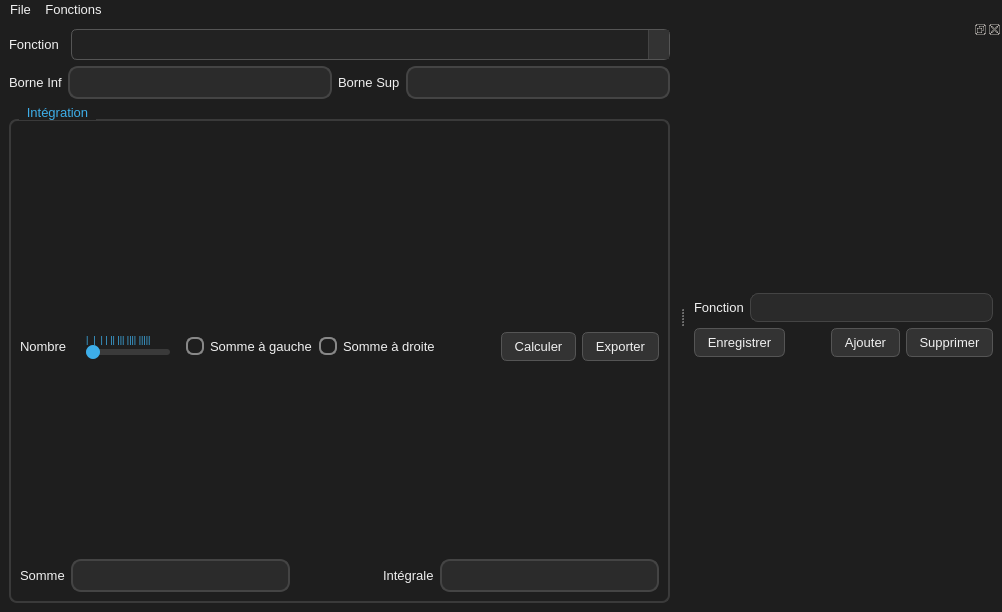
<?xml version="1.0" encoding="UTF-8"?>
<ui version="4.0">
 <class>MainWindow</class>
 <widget class="QMainWindow" name="MainWindow">
  <property name="geometry">
   <rect>
    <x>0</x>
    <y>0</y>
    <width>1002</width>
    <height>612</height>
   </rect>
  </property>
  <property name="minimumSize">
   <size>
    <width>700</width>
    <height>500</height>
   </size>
  </property>
  <property name="windowTitle">
   <string>MainWindow</string>
  </property>
  <property name="styleSheet">
   <string notr="true">/* ---------- GLOBAL BACKGROUND ---------- */
QWidget {
    background-color: #1e1e1e; /* main dark background */
    color: #f0f0f0;
    font-family: &quot;Segoe UI&quot;, &quot;Roboto&quot;, sans-serif;
    font-size: 10pt;
}

/* ---------- QGROUPBOX ---------- */
QGroupBox {
    border: 1.5px solid #3a3a3a;
    border-radius: 8px;
    margin-top: 14px;
    background-color: transparent;
    color: #f0f0f0;
    padding-top: 10px;
}
QGroupBox::title {
    subcontrol-origin: margin;
    subcontrol-position: top left;
    left: 10px;
    padding: 0 6px;
    background-color: #1e1e1e;
    color: #3daee9;
    font-weight: bold;
}

/* ---------- QPUSHBUTTON ---------- */
QPushButton {
    background-color: #333;
    border: 1px solid #555;
    border-radius: 6px;
    padding: 6px 12px;
    color: #f0f0f0;
}
QPushButton:hover {
    background-color: #3e3e3e;
    border: 1px solid #3daee9;
}
QPushButton:pressed {
    background-color: #2b2b2b;
}

/* ---------- QLINEEDIT ---------- */
QLineEdit {
    background-color: #2a2a2a;
    border: 1px solid #444;
    border-radius: 8px;
    padding: 5px 8px;
    color: #f0f0f0;
}
QLineEdit:focus {
    border: 1px solid #3daee9;
}

/* ---------- QCOMBOBOX ---------- */
QComboBox {
    background-color: #2a2a2a;
    border: 1px solid #444;
    border-radius: 8px;
    padding: 5px 8px;
    color: #f0f0f0;
}
QComboBox:hover {
    border: 1px solid #3daee9;
}
QComboBox::drop-down {
    border: none;
    width: 24px;
}
QComboBox QAbstractItemView {
    background-color: #2a2a2a;
    selection-background-color: #3daee9;
    color: #f0f0f0;
}

/* ---------- QRADIOBUTTON ---------- */
QRadioButton {
    background: transparent;
    spacing: 6px;
}
QRadioButton::indicator {
    width: 14px;
    height: 14px;
    border-radius: 7px;
    border: 2px solid #888;
    background: transparent;
}
QRadioButton::indicator:checked {
    background-color: #3daee9;
    border: 2px solid #3daee9;
}
QRadioButton::indicator:hover {
    border: 2px solid #3daee9;
}

/* ---------- QSLIDER ---------- */
QSlider {
    background: transparent;
}
QSlider::groove:horizontal {
    height: 6px;
    background: #3a3a3a;
    border-radius: 3px;
}
QSlider::handle:horizontal {
    background: #3daee9;
    border: none;
    width: 14px;
    height: 14px;
    margin: -4px 0;
    border-radius: 7px;
}
QSlider::handle:horizontal:hover {
    background: #5dc8ff;
}

/* ---------- QLABEL ---------- */
QLabel {
    background: transparent;
    color: #f0f0f0;
}
</string>
  </property>
  <widget class="QWidget" name="centralwidget">
   <layout class="QVBoxLayout" name="verticalLayout_3">
    <item>
     <layout class="QVBoxLayout" name="main_verticalLayout">
      <item>
       <layout class="QVBoxLayout" name="function_and_born_verticalLayout">
        <item>
         <layout class="QHBoxLayout" name="function_horizontalLayout" stretch="0,2">
          <property name="spacing">
           <number>12</number>
          </property>
          <item>
           <widget class="QLabel" name="function_label">
            <property name="text">
             <string>Fonction</string>
            </property>
           </widget>
          </item>
          <item>
           <widget class="QComboBox" name="comboBox">
            <property name="acceptDrops">
             <bool>false</bool>
            </property>
            <property name="styleSheet">
             <string notr="true">
        QComboBox {
            background-color: #222;
            color: white;
            padding: 6px 30px 6px 8px; 
            border: 1px solid #555;
            border-radius: 6px;
        }

        QComboBox::drop-down {
            subcontrol-origin: padding;
            subcontrol-position: top right;
            width: 20px; 
            border-left: 1px solid #444;
            background-color: #333;
        }

</string>
            </property>
            <property name="editable">
             <bool>true</bool>
            </property>
           </widget>
          </item>
         </layout>
        </item>
        <item>
         <layout class="QHBoxLayout" name="bornes_horizontalLayout">
          <item>
           <widget class="QLabel" name="borne_inf_label">
            <property name="text">
             <string>Borne Inf</string>
            </property>
           </widget>
          </item>
          <item>
           <widget class="QLineEdit" name="borne_inf_lineEdit">
            <property name="styleSheet">
             <string notr="true">QLineEdit {
    border: 2px solid #444;
    border-radius: 10px;
    padding: 6px 10px;
    background-color: #2b2b2b;
    color: #f0f0f0; 
}

QLineEdit:focus {
    border: 2px solid #3daee9; 
    background-color: #333;
}
</string>
            </property>
           </widget>
          </item>
          <item>
           <widget class="QLabel" name="borne_sup_label">
            <property name="text">
             <string>Borne Sup</string>
            </property>
           </widget>
          </item>
          <item>
           <widget class="QLineEdit" name="borne_sup_lineEdit">
            <property name="styleSheet">
             <string notr="true">QLineEdit {
    border: 2px solid #444;
    border-radius: 10px;
    padding: 6px 10px;
    background-color: #2b2b2b;
    color: #f0f0f0; 
}

QLineEdit:focus {
    border: 2px solid #3daee9; 
    background-color: #333;
}
</string>
            </property>
           </widget>
          </item>
         </layout>
        </item>
       </layout>
      </item>
     </layout>
    </item>
    <item>
     <widget class="QGroupBox" name="groupBox">
      <property name="sizePolicy">
       <sizepolicy hsizetype="Preferred" vsizetype="Preferred">
        <horstretch>0</horstretch>
        <verstretch>0</verstretch>
       </sizepolicy>
      </property>
      <property name="styleSheet">
       <string notr="true"/>
      </property>
      <property name="title">
       <string>Intégration</string>
      </property>
      <layout class="QVBoxLayout" name="verticalLayout_2">
       <item>
        <layout class="QHBoxLayout" name="options_horizontalLayout" stretch="1,0,0,1,1,1,1,0">
         <item>
          <widget class="QLabel" name="nombre_label">
           <property name="text">
            <string>Nombre</string>
           </property>
          </widget>
         </item>
         <item>
          <layout class="QVBoxLayout" name="slider_verticalLayout">
           <property name="spacing">
            <number>0</number>
           </property>
           <item>
            <spacer name="verticalSpacer_2">
             <property name="orientation">
              <enum>Qt::Orientation::Vertical</enum>
             </property>
             <property name="sizeHint" stdset="0">
              <size>
               <width>20</width>
               <height>40</height>
              </size>
             </property>
            </spacer>
           </item>
           <item>
            <widget class="QLabel" name="label_7">
             <property name="sizePolicy">
              <sizepolicy hsizetype="Preferred" vsizetype="Minimum">
               <horstretch>0</horstretch>
               <verstretch>0</verstretch>
              </sizepolicy>
             </property>
             <property name="styleSheet">
              <string notr="true">QLabel {
    color: #3daee9;
    font-family: &quot;Consolas&quot;;
    font-size: 9px;
    qproperty-alignment: 'AlignHCenter';
}
</string>
             </property>
             <property name="lineWidth">
              <number>0</number>
             </property>
             <property name="midLineWidth">
              <number>0</number>
             </property>
             <property name="text">
              <string>|  |  | | || ||| |||| |||||</string>
             </property>
            </widget>
           </item>
           <item>
            <widget class="QSlider" name="horizontalSlider">
             <property name="sizePolicy">
              <sizepolicy hsizetype="Expanding" vsizetype="Preferred">
               <horstretch>0</horstretch>
               <verstretch>0</verstretch>
              </sizepolicy>
             </property>
             <property name="orientation">
              <enum>Qt::Orientation::Horizontal</enum>
             </property>
            </widget>
           </item>
           <item>
            <spacer name="verticalSpacer">
             <property name="orientation">
              <enum>Qt::Orientation::Vertical</enum>
             </property>
             <property name="sizeHint" stdset="0">
              <size>
               <width>20</width>
               <height>40</height>
              </size>
             </property>
            </spacer>
           </item>
          </layout>
         </item>
         <item>
          <spacer name="horizontalSpacer_2">
           <property name="orientation">
            <enum>Qt::Orientation::Horizontal</enum>
           </property>
           <property name="sizeHint" stdset="0">
            <size>
             <width>10</width>
             <height>20</height>
            </size>
           </property>
          </spacer>
         </item>
         <item>
          <widget class="QRadioButton" name="gauche_radioButton">
           <property name="text">
            <string>Somme à gauche</string>
           </property>
          </widget>
         </item>
         <item>
          <widget class="QRadioButton" name="droite_radioButton">
           <property name="text">
            <string>Somme à droite</string>
           </property>
          </widget>
         </item>
         <item>
          <spacer name="horizontalSpacer">
           <property name="orientation">
            <enum>Qt::Orientation::Horizontal</enum>
           </property>
           <property name="sizeHint" stdset="0">
            <size>
             <width>40</width>
             <height>20</height>
            </size>
           </property>
          </spacer>
         </item>
         <item>
          <widget class="QPushButton" name="calculer_pushButton">
           <property name="text">
            <string>Calculer</string>
           </property>
          </widget>
         </item>
         <item>
          <widget class="QPushButton" name="exporter_pushButton">
           <property name="text">
            <string>Exporter</string>
           </property>
          </widget>
         </item>
        </layout>
       </item>
       <item>
        <layout class="QHBoxLayout" name="outputs_horizontalLayout" stretch="1,5,2,1,5">
         <item>
          <widget class="QLabel" name="somme_label">
           <property name="text">
            <string>Somme</string>
           </property>
          </widget>
         </item>
         <item>
          <widget class="QLineEdit" name="somme_lineEdit">
           <property name="styleSheet">
            <string notr="true">QLineEdit {
    border: 2px solid #444;
    border-radius: 10px;
    padding: 6px 10px;
    background-color: #2b2b2b;
    color: #f0f0f0;
}

QLineEdit:focus {
    border: 2px solid #3daee9; 
    background-color: #333;
}
</string>
           </property>
           <property name="readOnly">
            <bool>true</bool>
           </property>
          </widget>
         </item>
         <item>
          <spacer name="horizontalSpacer_3">
           <property name="orientation">
            <enum>Qt::Orientation::Horizontal</enum>
           </property>
           <property name="sizeHint" stdset="0">
            <size>
             <width>40</width>
             <height>20</height>
            </size>
           </property>
          </spacer>
         </item>
         <item>
          <widget class="QLabel" name="integral_label">
           <property name="text">
            <string>Intégrale</string>
           </property>
          </widget>
         </item>
         <item>
          <widget class="QLineEdit" name="integral_lineEdit">
           <property name="styleSheet">
            <string notr="true">QLineEdit {
    border: 2px solid #444;
    border-radius: 10px;
    padding: 6px 10px;
    background-color: #2b2b2b;
    color: #f0f0f0; 
}

QLineEdit:focus {
    border: 2px solid #3daee9; 
    background-color: #333;
}
</string>
           </property>
           <property name="readOnly">
            <bool>true</bool>
           </property>
          </widget>
         </item>
        </layout>
       </item>
      </layout>
     </widget>
    </item>
   </layout>
  </widget>
  <widget class="QMenuBar" name="menubar">
   <property name="geometry">
    <rect>
     <x>0</x>
     <y>0</y>
     <width>1002</width>
     <height>27</height>
    </rect>
   </property>
   <widget class="QMenu" name="fonctions_menu">
    <property name="title">
     <string>Fonctions</string>
    </property>
    <addaction name="actionListe_fonctions"/>
   </widget>
   <widget class="QMenu" name="file_menu">
    <property name="title">
     <string>File</string>
    </property>
    <addaction name="actionExptorter"/>
    <addaction name="actionQuitter"/>
   </widget>
   <addaction name="file_menu"/>
   <addaction name="fonctions_menu"/>
  </widget>
  <widget class="QDockWidget" name="dockWidget">
   <attribute name="dockWidgetArea">
    <number>2</number>
   </attribute>
   <widget class="QWidget" name="dockWidgetContents">
    <layout class="QVBoxLayout" name="verticalLayout">
     <item>
      <layout class="QVBoxLayout" name="dock_verticalLayout">
       <item>
        <layout class="QVBoxLayout" name="verticalLayout_5">
         <item>
          <layout class="QHBoxLayout" name="horizontalLayout_3">
           <item>
            <widget class="QLabel" name="dock_label">
             <property name="text">
              <string>Fonction</string>
             </property>
            </widget>
           </item>
           <item>
            <widget class="QLineEdit" name="dock_lineEdit"/>
           </item>
          </layout>
         </item>
         <item>
          <layout class="QHBoxLayout" name="horizontalLayout_4" stretch="0,2,0,0">
           <item>
            <widget class="QPushButton" name="enregistrer_pushButton">
             <property name="text">
              <string>Enregistrer</string>
             </property>
            </widget>
           </item>
           <item>
            <spacer name="horizontalSpacer_4">
             <property name="orientation">
              <enum>Qt::Orientation::Horizontal</enum>
             </property>
             <property name="sizeHint" stdset="0">
              <size>
               <width>40</width>
               <height>20</height>
              </size>
             </property>
            </spacer>
           </item>
           <item>
            <widget class="QPushButton" name="ajouter_pushButton">
             <property name="text">
              <string>Ajouter</string>
             </property>
            </widget>
           </item>
           <item>
            <widget class="QPushButton" name="supprimer_pushButton">
             <property name="text">
              <string>Supprimer</string>
             </property>
            </widget>
           </item>
          </layout>
         </item>
        </layout>
       </item>
      </layout>
     </item>
    </layout>
   </widget>
  </widget>
  <action name="actionListe_fonctions">
   <property name="text">
    <string>Liste fonctions</string>
   </property>
  </action>
  <action name="actionExptorter">
   <property name="text">
    <string>Exptorter</string>
   </property>
  </action>
  <action name="actionQuitter">
   <property name="text">
    <string>Quitter</string>
   </property>
  </action>
 </widget>
 <resources/>
 <connections/>
</ui>
